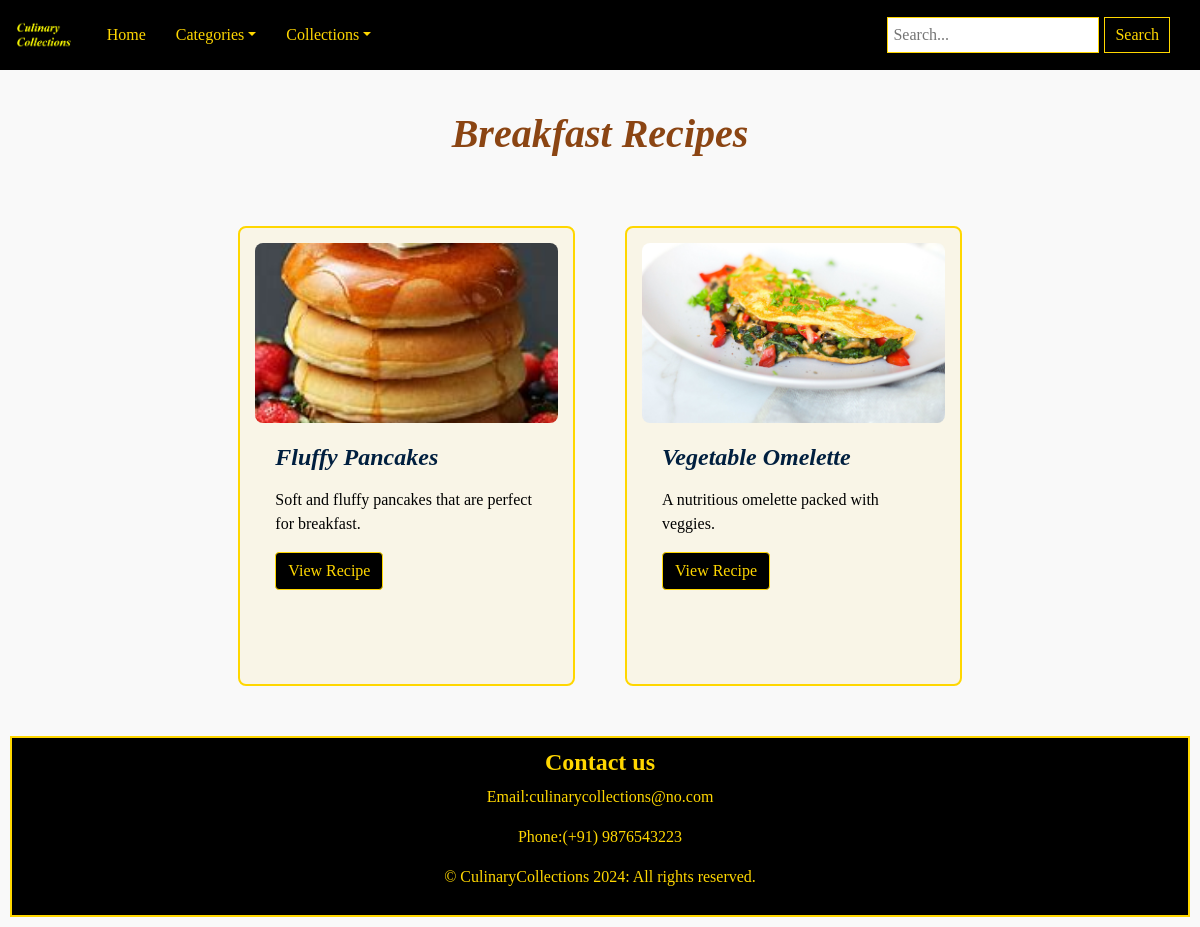
The page /category/Breakfast/ on the database its author committed.
### recipes/models.py (models this page shows, shortened)
class Category(models.Model):
    name = models.CharField(max_length=100)

class Recipe(models.Model):
    TITLE_CHOICES = [
        ('veg', 'Vegetarian'),
        ('non_veg', 'Non-Vegetarian'),
        ('vegan', 'Vegan'),
    ]
    title = models.CharField(max_length=200)
    description = RichTextField()  # Enhanced text field for description
    ingredients = RichTextField()   # Enhanced text field for ingredients
    instructions = RichTextField()   # Enhanced text field for instructions
    prep_time = models.IntegerField()  # Time in minutes
    cook_time = models.IntegerField()  # Time in minutes
    servings = models.IntegerField()
    image = models.ImageField(upload_to='recipes/images/', null=True, blank=True)  # Recipe image
    category = models.ForeignKey(Category, on_delete=models.CASCADE)  # Link to Category
    collection = models.ManyToManyField(Collection, blank=True)  # Link to Collection (optional)
    recipe_type = models.CharField(max_length=10, choices=TITLE_CHOICES, default='veg')  # New field for recipe type

### recipes/views.py (the view)
# urls.py: path('category/<str:category_name>/', views.category_recipes, name='category_recipes'),  # Recipes by category
def category_recipes(request, category_name):
    category = get_object_or_404(Category, name=category_name)
    recipes = Recipe.objects.filter(category=category)
    return render(request, 'recipes/main/category_recipes.html', {'category': category, 'recipes': recipes})

### templates/recipes/main/category_recipes.html (shortened to what this page needs)
{% extends 'recipes/partials/base.html' %}
{% load static %}
{% block content %}
<div class="category-container">
    <h1>{{ category.name }} Recipes</h1>
    <div class="row1">
        {% for recipe in recipes %}
        <div class="col-md-4">
            <div class="card mt-5 recipe-card">
                {% if recipe.image %}
                    <img src="{{ recipe.image.url }}" alt="{{ recipe.title }}" class="recipe-image">
                {% else %}
                    <img src="{% static 'recipes/images/placeholder.jpg' %}" alt="No image available" class="recipe-image">
                {% endif %}
                <div class="card-body">
                    <h4>{{ recipe.title }}</h4>
                    <p>{{ recipe.description|truncatewords:10|safe }}</p>
                    <a href="{% url 'recipe_detail' recipe.id %}" class="btn btn-primary">View Recipe</a>
                </div>
            </div>
        </div>
        {% endfor %}
    </div>
</div>
{% endblock %}

### static/recipes/css/style.css (style rules this page uses)
body { background-color: #f9f9f9; font-family: 'Times New Roman', Times, serif; overflow-x: hidden; }
.recipe-image { height: 200px; width: 200px; object-fit: cover; border-radius: 8px; }
.recipe-card { display: flex; flex-direction: column; justify-content: center; align-items: center; height: 400px; border: 2px solid gold; border-radius: 8px; padding: 15px; transition: transform 0.2s; }
.card-body h4 { color: #001f3f; font-weight: bolder; font-style: italic; }
.card-body p { color: black; }
.btn-primary { background-color: black; color: gold; border: 1px solid gold; }
.recipe-image { height: 150px; width: 150px; }
.category-container { padding: 20px; margin: 20px auto; max-width: 1200px; border-radius: 8px; }
.category-container h1 { text-align: center; margin-bottom: 20px; color: #8b4513; font-weight: bolder; font-style: italic; }
.recipe-card { display: flex; flex-direction: column; justify-content: space-between; align-items: center; border: 2px solid gold; border-radius: 8px; padding: 15px; margin: 10px; margin-bottom: 10px; transition: transform 0.2s; background-color: #f9f5e7; height: 460px; }
.recipe-image { height: 180px; width: 100%; object-fit: cover; border-radius: 8px; }
.row1 { display: flex; flex-wrap: wrap; justify-content: center; }

### rows shown on the page
Category: name "Breakfast"
Recipe: image (picture), title "Fluffy Pancakes", description "Soft and fluffy pancakes that are perfect for breakfast."
Recipe: image (picture), title "Vegetable Omelette", description "A nutritious omelette packed with veggies."
